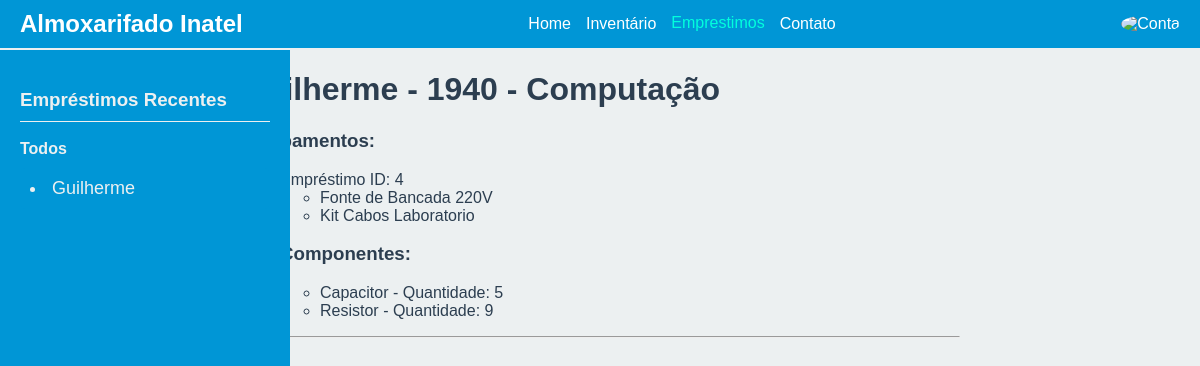
Page /emprestimos/aluno/1940/ on the earlier database version.
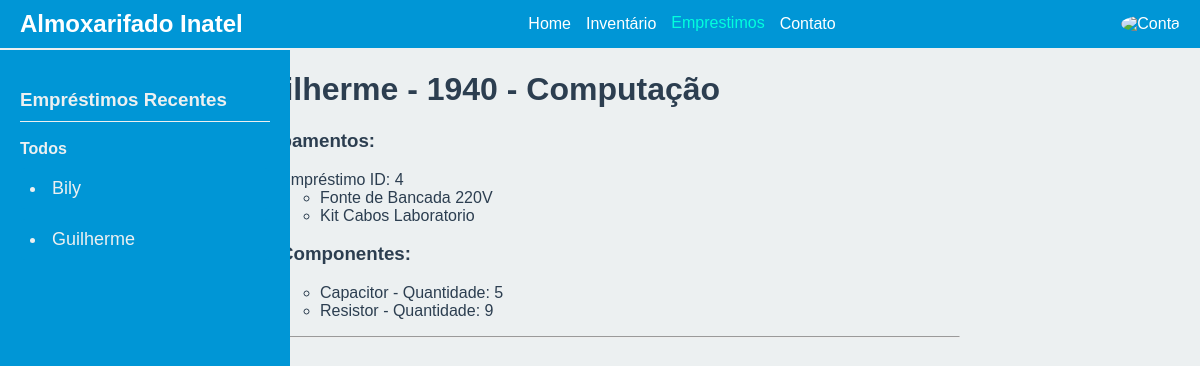
Same page on the later database version.
### autenticacao/models.py (models this page shows, shortened)
class Aluno(models.Model):
    user = models.OneToOneField(User, on_delete=models.CASCADE, null=True)
    matricula = models.IntegerField(primary_key=True)
    curso = models.CharField(max_length=50)

class User(AbstractUser):
    name = models.CharField(max_length=200, null=True, unique=True)
    email= models.EmailField(unique=True, null=True)
    is_aluno = models.BooleanField(default=False)
    is_funcionario =models.BooleanField(default=False)
    USERNAME_FIELD = 'email'
    REQUIRED_FIELDS = []

### emprestimos/models.py (models this page shows, shortened)
class Emprestimo(models.Model):
    id = models.BigAutoField(primary_key=True, unique=True)
    estado = models.CharField(max_length=50)
    data_de_retirada = models.DateField(verbose_name='Data de Retirada', auto_now_add=True)
    data_de_devolucao = models.DateField(verbose_name='Data de Devolução')
    aluno = models.ForeignKey(Aluno, on_delete=models.PROTECT)
    funcionario = models.ForeignKey(Funcionario, on_delete=models.PROTECT)

### inventario/models.py (models this page shows, shortened)
class Equipamento(models.Model):
    id = models.IntegerField(primary_key=True, unique=True)
    nome = models.CharField(max_length=50)
    descricao = models.CharField(max_length=500,verbose_name='Descrição')
    localizacao = models.CharField(max_length=50, verbose_name='Localização')
    emprestimo = models.ForeignKey(Emprestimo, on_delete=models.SET_DEFAULT, default=None, blank=True, null=True)

class Emprestimo_has_components(models.Model):
    emprestimo = models.ForeignKey(Emprestimo, on_delete=models.CASCADE)
    componente = models.ForeignKey(Componente, on_delete=models.PROTECT)
    quantidade = models.IntegerField()

class Componente(models.Model):
    id = models.AutoField(primary_key=True, unique=True)
    nome = models.CharField(max_length=50)
    unidade_de_medida = models.CharField(max_length=50, verbose_name='Unidade de Medida')
    valor = models.DecimalField(decimal_places=4, max_digits=16)
    localizacao = models.CharField(max_length=50, verbose_name='Localização')

### emprestimos/views.py (the view)
# urls.py: path('aluno/<int:pk>/',EmprestimoDetalhes, name='detalhes' ),
def EmprestimoDetalhes(request, pk):
    try:
        aluno = Aluno.objects.get(matricula=pk)
    except Aluno.DoesNotExist:
        return redirect('home_page')
    emprestimos = Emprestimo.objects.filter(aluno=aluno).order_by('-id')
    if not emprestimos.exists():
        return redirect('home_page')
    equipamentos = Equipamento.objects.filter(emprestimo__in=emprestimos)
    componentes = Emprestimo_has_components.objects.filter(emprestimo__in=emprestimos)
    alunos_com_emprestimos = Aluno.objects.filter(emprestimo__isnull=False).distinct()
    alunos_com_emprestimos = sorted(alunos_com_emprestimos, key=lambda aluno: aluno.emprestimo_set.order_by('-id').first().id, reverse=True)
    context = {
        'aluno': aluno,
        'equipamentos': equipamentos,
        'emprestimos': emprestimos,
        'componentes': componentes,
        'alunos_com_emprestimos': alunos_com_emprestimos,
    }
    return render(request, 'detalhes.html', context)

### emprestimos/templates/detalhes.html (shortened to what this page needs)
{% extends "base.html" %}
{% block content %}
<div class="detalhes_aluno">
    <div>
        {% include 'componente_emprestimo_recente.html' %}
    </div>
    <div>
        <h1>{{ aluno.user.username }} - {{ aluno.matricula }} - {{ aluno.curso }}</h1>
        <h3>Equipamentos:</h3>
        <ul>
            {% for emprestimo in emprestimos %}
                <li>Empréstimo ID: {{ emprestimo.id }}</li>
                <ul>
                    {% for equipamento in equipamentos %}
                        {% if equipamento.emprestimo == emprestimo %}
                            <li>{{ equipamento.nome }}</li>
                        {% endif %}
                    {% endfor %}
                </ul>
                <h3>Componentes:</h3>
                <ul>
                    {% for componente in componentes %}
                        {% if componente.emprestimo == emprestimo %}
                            <li>{{ componente.componente.nome }} - Quantidade: {{ componente.quantidade }}</li>
                        {% endif %}
                    {% endfor %}
                </ul>
            {% endfor %}
        </ul>
        <hr>
        <a href="{% url 'emprestimo' %}">Voltar</a>
    </div>
    <div>
    </div>
</div>
{% endblock content %}

### emprestimos/templates/componente_emprestimo_recente.html (shortened to what this page needs)
<head>
</head>
<body>
    <div class="sidebar">
        <h3>Empréstimos Recentes</h3>
        <div class="link-container">
            <a href="{% url 'emprestimo' %}">Todos</a>
        </div>
        {% for aluno in alunos_com_emprestimos %}
        <div class="aluno-link">
            <li><a href="{% url 'detalhes' pk=aluno.matricula %}">{{ aluno.user.username }}</a></li>
        </div>
        {% endfor %}
    </div>
</body>

Differences in the rows shown:
added Aluno: user.username "Bily"
